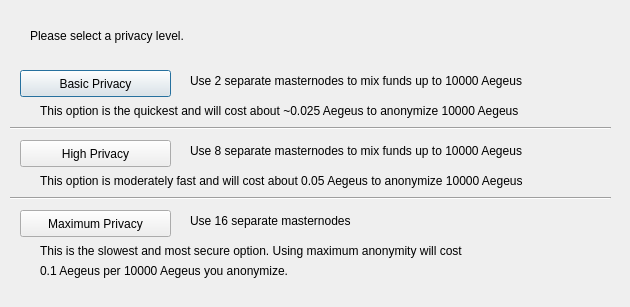
<?xml version="1.0" encoding="UTF-8"?>
<ui version="4.0">
 <class>ObfuscationConfig</class>
 <widget class="QDialog" name="ObfuscationConfig">
  <property name="geometry">
   <rect>
    <x>0</x>
    <y>0</y>
    <width>630</width>
    <height>307</height>
   </rect>
  </property>
  <property name="windowTitle">
   <string>Configure Obfuscation</string>
  </property>
  <widget class="QPushButton" name="buttonBasic">
   <property name="geometry">
    <rect>
     <x>20</x>
     <y>70</y>
     <width>151</width>
     <height>27</height>
    </rect>
   </property>
   <property name="text">
    <string>Basic Privacy</string>
   </property>
  </widget>
  <widget class="QPushButton" name="buttonHigh">
   <property name="geometry">
    <rect>
     <x>20</x>
     <y>140</y>
     <width>151</width>
     <height>27</height>
    </rect>
   </property>
   <property name="text">
    <string>High Privacy</string>
   </property>
  </widget>
  <widget class="QPushButton" name="buttonMax">
   <property name="geometry">
    <rect>
     <x>20</x>
     <y>210</y>
     <width>151</width>
     <height>27</height>
    </rect>
   </property>
   <property name="text">
    <string>Maximum Privacy</string>
   </property>
  </widget>
  <widget class="QLabel" name="label">
   <property name="geometry">
    <rect>
     <x>30</x>
     <y>20</y>
     <width>571</width>
     <height>31</height>
    </rect>
   </property>
   <property name="text">
    <string>Please select a privacy level.</string>
   </property>
  </widget>
  <widget class="QLabel" name="label_2">
   <property name="geometry">
    <rect>
     <x>190</x>
     <y>70</y>
     <width>421</width>
     <height>21</height>
    </rect>
   </property>
   <property name="text">
    <string>Use 2 separate masternodes to mix funds up to 10000 Aegeus</string>
   </property>
  </widget>
  <widget class="QLabel" name="label_3">
   <property name="geometry">
    <rect>
     <x>190</x>
     <y>140</y>
     <width>411</width>
     <height>21</height>
    </rect>
   </property>
   <property name="text">
    <string>Use 8 separate masternodes to mix funds up to 10000 Aegeus</string>
   </property>
  </widget>
  <widget class="QLabel" name="label_4">
   <property name="geometry">
    <rect>
     <x>190</x>
     <y>210</y>
     <width>421</width>
     <height>21</height>
    </rect>
   </property>
   <property name="text">
    <string>Use 16 separate masternodes</string>
   </property>
  </widget>
  <widget class="QLabel" name="label_6">
   <property name="geometry">
    <rect>
     <x>40</x>
     <y>100</y>
     <width>561</width>
     <height>21</height>
    </rect>
   </property>
   <property name="text">
    <string>This option is the quickest and will cost about ~0.025 Aegeus to anonymize 10000 Aegeus</string>
   </property>
  </widget>
  <widget class="QLabel" name="label_7">
   <property name="geometry">
    <rect>
     <x>40</x>
     <y>170</y>
     <width>561</width>
     <height>21</height>
    </rect>
   </property>
   <property name="text">
    <string>This option is moderately fast and will cost about 0.05 Aegeus to anonymize 10000 Aegeus</string>
   </property>
  </widget>
  <widget class="QLabel" name="label_8">
   <property name="geometry">
    <rect>
     <x>40</x>
     <y>240</y>
     <width>561</width>
     <height>21</height>
    </rect>
   </property>
   <property name="text">
    <string>This is the slowest and most secure option. Using maximum anonymity will cost</string>
   </property>
  </widget>
  <widget class="QLabel" name="label_9">
   <property name="geometry">
    <rect>
     <x>40</x>
     <y>260</y>
     <width>561</width>
     <height>21</height>
    </rect>
   </property>
   <property name="text">
    <string>0.1 Aegeus per 10000 Aegeus you anonymize.</string>
   </property>
  </widget>
  <widget class="Line" name="line">
   <property name="geometry">
    <rect>
     <x>10</x>
     <y>120</y>
     <width>601</width>
     <height>16</height>
    </rect>
   </property>
   <property name="orientation">
    <enum>Qt::Horizontal</enum>
   </property>
  </widget>
  <widget class="Line" name="line_2">
   <property name="geometry">
    <rect>
     <x>10</x>
     <y>190</y>
     <width>601</width>
     <height>16</height>
    </rect>
   </property>
   <property name="orientation">
    <enum>Qt::Horizontal</enum>
   </property>
  </widget>
 </widget>
 <resources/>
 <connections/>
</ui>
